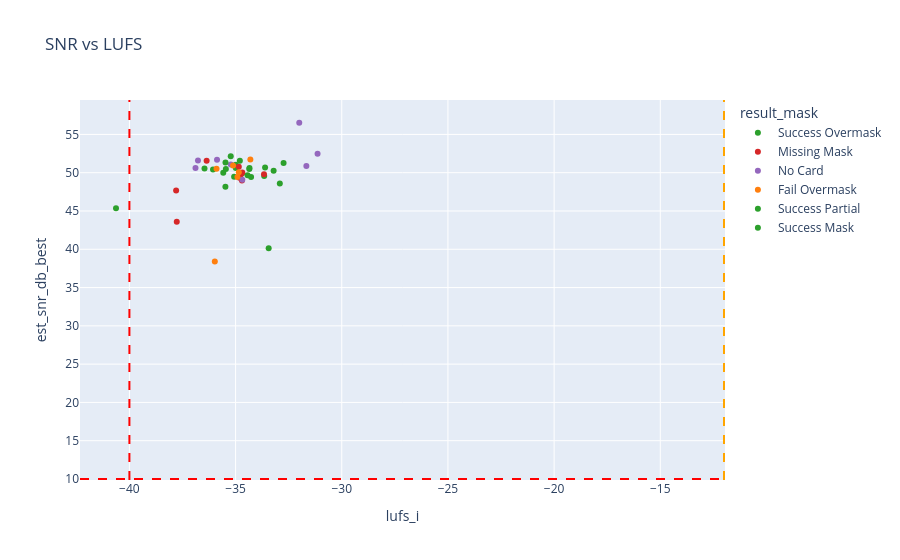
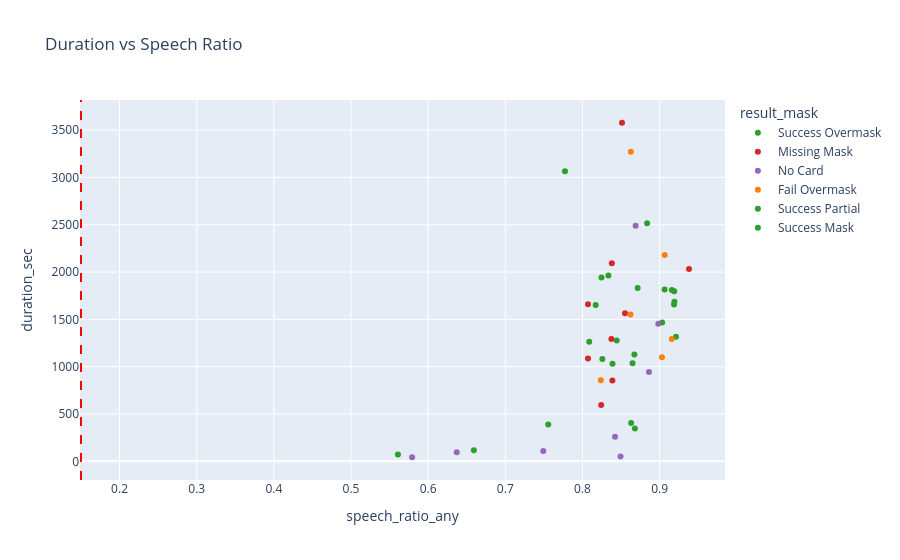

Notebook source saved alongside these figures, in order:
### Markdown cell above
### How to read these scatter plots
- Each dot is one file; axes are two metrics. Color matches the file label (F1/F2/...)
- Dots far from the main cluster are outliers to review.
- If dots form a slope, it suggests a relationship (e.g., louder files may show better SNR).
- Use guideline lines to see if points fall into acceptable regions.
- Jitter is added in some plots to separate overlapping points.

### Code cell
def _status_color_map(series):
    base = {
        'success': '#2ca02c',
        'missing': '#d62728',
        'fail': '#ff7f0e',
        'no card': '#9467bd',
        'unknown': '#7f7f7f',
    }
    colors = {}
    palette = px.colors.qualitative.Set2 + px.colors.qualitative.Set3
    idx = 0
    for label in sorted(series.dropna().unique()):
        s = str(label).strip().lower()
        if 'missing' in s:
            colors[label] = base['missing']
        elif 'fail' in s:
            colors[label] = base['fail']
        elif 'no card' in s or 'nocard' in s:
            colors[label] = base['no card']
        elif 'success' in s or 'pass' in s or 'ok' in s:
            colors[label] = base['success']
        elif s in ('unknown', 'nan', 'none'):
            colors[label] = base['unknown']
        else:
            colors[label] = palette[idx % len(palette)]
            idx += 1
    return colors

def _get_color_config():
    if 'result_mask' in df.columns:
        return 'result_mask', _status_color_map(df['result_mask'])
    if 'result_mask_label' in df.columns:
        return 'result_mask_label', _status_color_map(df['result_mask_label'])
    if 'file_label' in df.columns and 'mapping_df' in globals() and mapping_df is not None:
        return 'file_label', dict(zip(mapping_df['file_label'], mapping_df['color']))
    return None, None

SCATTER_EXPLAIN_TH = {
    "SNR vs LUFS": "อ่านกราฟ SNR vs LUFS: จุดที่อยู่ในช่วง LUFS [-40, -12] และ SNR >= 10 dB คือกลุ่มที่เสียงค่อนข้างดี (ดังพอดีและชัด) จุดนอกกรอบคือไฟล์ที่ควรตรวจ",
    "Duration vs Speech Ratio": "อ่านกราฟ Duration vs Speech Ratio: ไฟล์ยาวแต่ speech_ratio ต่ำแปลว่ามีช่วงเงียบเยอะ/hold/dead air สูง จุดที่ speech_ratio สูงและ duration พอเหมาะมักใช้ได้ดี",
}

def scatter_plot(x, y, title, x_min=None, x_max=None, y_min=None, y_max=None):
    color_col, color_map = _get_color_config()
    hover_cols = [c for c in ["file_name", "flags", "result_mask", "result_mask_label", "sample_rate", "channels", "duration_sec"] if c in df.columns]
    if color_col:
        fig = px.scatter(
            df,
            x=x,
            y=y,
            color=color_col,
            color_discrete_map=color_map,
            hover_data=hover_cols,
            title=title,
        )
    else:
        fig = px.scatter(df, x=x, y=y, hover_data=hover_cols, title=title)
    if x_min is not None:
        fig.add_vline(x=x_min, line_dash='dash', line_color='red')
    if x_max is not None:
        fig.add_vline(x=x_max, line_dash='dash', line_color='orange')
    if y_min is not None:
        fig.add_hline(y=y_min, line_dash='dash', line_color='red')
    if y_max is not None:
        fig.add_hline(y=y_max, line_dash='dash', line_color='orange')
    fig.show()

if {"lufs_i", "est_snr_db_best"}.issubset(df.columns):
    scatter_plot(
        x="lufs_i",
        y="est_snr_db_best",
        title="SNR vs LUFS",
        x_min=-40.0,
        x_max=-12.0,
        y_min=10.0,
    )
    if 'display' in globals():
        display(Markdown(f"**คำอธิบาย (ภาษาไทย):** {SCATTER_EXPLAIN_TH.get('SNR vs LUFS', '')}"))

if {"speech_ratio_any", "duration_sec"}.issubset(df.columns):
    scatter_plot(
        x="speech_ratio_any",
        y="duration_sec",
        title="Duration vs Speech Ratio",
        x_min=0.15,
    )
    if 'display' in globals():
        display(Markdown(f"**คำอธิบาย (ภาษาไทย):** {SCATTER_EXPLAIN_TH.get('Duration vs Speech Ratio', '')}"))

### Figure 1 — Plotly figure (JSON) as saved in the notebook; plotly's stock layout.template omitted (floating-point values rounded to 4 significant figures; data arrays with more than 128 entries replaced by an {"elided": "..."} marker saying what was removed)
{"data": [{"customdata": {"elided": "19x7 mixed values"}, "hovertemplate": "result_mask=%{customdata[2]}<br>lufs_i=%{x}<br>est_snr_db_best=%{y}<br>file_name=%{customdata[0]}<br>flags=%{customdata[1]}<br>result_mask_label=%{customdata[3]}<br>sample_rate=%{customdata[4]}<br>channels=%{customdata[5]}<br>duration_sec=%{customdata[6]}<extra></extra>", "legendgroup": "Success Overmask", "marker": {"color": "#2ca02c", "symbol": "circle"}, "mode": "markers", "name": "Success Overmask", "orientation": "v", "showlegend": true, "type": "scatter", "x": [-33.65, -34.98, -33.44, -34.99, -40.63, -34.35, -34.69, -34.27, -33.21, -35.58, -34.99, -36.06, -35.46, -35.48, -35.07, -34.44, -36.46, -32.92, -35.23], "xaxis": "x", "y": [49.56, 50.77, 40.14, 51.04, 45.35, 50.5, 49.95, 49.43, 50.25, 49.99, 50.6, 50.41, 50.47, 48.17, 49.48, 49.66, 50.56, 48.59, 52.15], "yaxis": "y"}, {"customdata": [["219046816_18905173.wav", "high_overlap_double_talk", "Missing Mask", "Missing Mask", 8000, 2, 2033.0], ["232046522_18905229.wav", null, "Missing Mask", "Missing Mask", 8000, 2, 2094.0], ["201487918_18847855.wav", null, "Missing Mask", "Missing Mask", 8000, 2, 3578.0], ["232029987_18888694.wav", null, "Missing Mask", "Missing Mask", 8000, 2, 1086.0], ["232047463_18906170.wav", null, "Missing Mask", "Missing Mask", 8000, 2, 595.9], ["130006857_18866317.wav", null, "Missing Mask", "Missing Mask", 8000, 2, 1564.0], ["201523985_18883922.wav", null, "Missing Mask", "Missing Mask", 8000, 2, 1292.0], ["219000371_18858728.wav", null, "Missing Mask", "Missing Mask", 8000, 2, 1661.0], ["219024638_18882995.wav", null, "Missing Mask", "Missing Mask", 8000, 2, 854.0]], "hovertemplate": "result_mask=%{customdata[2]}<br>lufs_i=%{x}<br>est_snr_db_best=%{y}<br>file_name=%{customdata[0]}<br>flags=%{customdata[1]}<br>result_mask_label=%{customdata[3]}<br>sample_rate=%{customdata[4]}<br>channels=%{customdata[5]}<br>duration_sec=%{customdata[6]}<extra></extra>", "legendgroup": "Missing Mask", "marker": {"color": "#d62728", "symbol": "circle"}, "mode": "markers", "name": "Missing Mask", "orientation": "v", "showlegend": true, "type": "scatter", "x": [-33.66, -34.69, -34.85, -37.77, -34.76, -34.82, -36.36, -34.7, -37.8], "xaxis": "x", "y": [49.8, 50.01, 50.78, 43.61, 49.69, 49.34, 51.57, 48.99, 47.68], "yaxis": "y"}, {"customdata": [["243103972_18462409.wav", null, "No Card", "No Card", 8000, 2, 1454.0], ["232030487_18889194.wav", null, "No Card", "No Card", 8000, 2, 51.84], ["232031656_18890363.wav", null, "No Card", "No Card", 8000, 2, 108.1], ["218896568_18754925.wav", null, "No Card", "No Card", 8000, 2, 43.32], ["232043673_18902380.wav", null, "No Card", "No Card", 8000, 2, 2490.0], ["201537053_18896990.wav", null, "No Card", "No Card", 8000, 2, 260.6], ["129976381_18835841.wav", null, "No Card", "No Card", 8000, 2, 943.1], ["243497902_18856339.wav", null, "No Card", "No Card", 8000, 2, 97.26]], "hovertemplate": "result_mask=%{customdata[2]}<br>lufs_i=%{x}<br>est_snr_db_best=%{y}<br>file_name=%{customdata[0]}<br>flags=%{customdata[1]}<br>result_mask_label=%{customdata[3]}<br>sample_rate=%{customdata[4]}<br>channels=%{customdata[5]}<br>duration_sec=%{customdata[6]}<extra></extra>", "legendgroup": "No Card", "marker": {"color": "#9467bd", "symbol": "circle"}, "mode": "markers", "name": "No Card", "orientation": "v", "showlegend": true, "type": "scatter", "x": [-35.22, -31.67, -36.89, -32.0, -34.68, -36.77, -31.14, -35.87], "xaxis": "x", "y": [51.06, 50.87, 50.61, 56.52, 49.07, 51.58, 52.49, 51.71], "yaxis": "y"}, {"customdata": [["243529025_18887462.wav", null, "Fail Overmask", "Fail Overmask", 8000, 2, 1293.0], ["130552803_18913610.wav", null, "Fail Overmask", "Fail Overmask", 8000, 2, 2180.0], ["130026851_18886311.wav", null, "Fail Overmask", "Fail Overmask", 8000, 2, 1553.0], ["130510668_18871475.wav", null, "Fail Overmask", "Fail Overmask", 8000, 2, 1100.0], ["231914774_18773481.wav", null, "Fail Overmask", "Fail Overmask", 8000, 2, 856.1], ["130497176_18857983.wav", null, "Fail Overmask", "Fail Overmask", 8000, 2, 3271.0]], "hovertemplate": "result_mask=%{customdata[2]}<br>lufs_i=%{x}<br>est_snr_db_best=%{y}<br>file_name=%{customdata[0]}<br>flags=%{customdata[1]}<br>result_mask_label=%{customdata[3]}<br>sample_rate=%{customdata[4]}<br>channels=%{customdata[5]}<br>duration_sec=%{customdata[6]}<extra></extra>", "legendgroup": "Fail Overmask", "marker": {"color": "#ff7f0e", "symbol": "circle"}, "mode": "markers", "name": "Fail Overmask", "orientation": "v", "showlegend": true, "type": "scatter", "x": [-35.12, -34.91, -35.98, -34.85, -34.3, -35.9], "xaxis": "x", "y": [50.93, 49.46, 38.41, 50.04, 51.73, 50.52], "yaxis": "y"}, {"customdata": [["201493611_18853548.wav", null, "Success Partial", "Success Partial", 8000, 2, 1128.0], ["243243317_18601754.wav", null, "Success Partial", "Success Partial", 8000, 2, 71.7], ["243530231_18888668.wav", "high_overlap_double_talk", "Success Partial", "Success Partial", 8000, 2, 2515.0], ["219033885_18892242.wav", null, "Success Partial", "Success Partial", 8000, 2, 1263.0]], "hovertemplate": "result_mask=%{customdata[2]}<br>lufs_i=%{x}<br>est_snr_db_best=%{y}<br>file_name=%{customdata[0]}<br>flags=%{customdata[1]}<br>result_mask_label=%{customdata[3]}<br>sample_rate=%{customdata[4]}<br>channels=%{customdata[5]}<br>duration_sec=%{customdata[6]}<extra></extra>", "legendgroup": "Success Partial", "marker": {"color": "#2ca02c", "symbol": "circle"}, "mode": "markers", "name": "Success Partial", "orientation": "v", "showlegend": true, "type": "scatter", "x": [-34.8, -34.35, -33.61, -35.48], "xaxis": "x", "y": [51.55, 50.61, 50.67, 51.33], "yaxis": "y"}, {"customdata": [["130049049_18908509.wav", null, "Success Mask", "Success Mask", 8000, 2, 1942.0]], "hovertemplate": "result_mask=%{customdata[2]}<br>lufs_i=%{x}<br>est_snr_db_best=%{y}<br>file_name=%{customdata[0]}<br>flags=%{customdata[1]}<br>result_mask_label=%{customdata[3]}<br>sample_rate=%{customdata[4]}<br>channels=%{customdata[5]}<br>duration_sec=%{customdata[6]}<extra></extra>", "legendgroup": "Success Mask", "marker": {"color": "#2ca02c", "symbol": "circle"}, "mode": "markers", "name": "Success Mask", "orientation": "v", "showlegend": true, "type": "scatter", "x": [-32.74], "xaxis": "x", "y": [51.27], "yaxis": "y"}], "layout": {"legend": {"title": {"text": "result_mask"}, "tracegroupgap": 0}, "shapes": [{"line": {"color": "red", "dash": "dash"}, "type": "line", "x0": -40, "x1": -40, "xref": "x", "y0": 0, "y1": 1, "yref": "y domain"}, {"line": {"color": "orange", "dash": "dash"}, "type": "line", "x0": -12, "x1": -12, "xref": "x", "y0": 0, "y1": 1, "yref": "y domain"}, {"line": {"color": "red", "dash": "dash"}, "type": "line", "x0": 0, "x1": 1, "xref": "x domain", "y0": 10, "y1": 10, "yref": "y"}], "title": {"text": "SNR vs LUFS"}, "xaxis": {"anchor": "y", "domain": [0, 1], "title": {"text": "lufs_i"}}, "yaxis": {"anchor": "x", "domain": [0, 1], "title": {"text": "est_snr_db_best"}}}}

### Figure 2 — Plotly figure (JSON) as saved in the notebook; plotly's stock layout.template omitted (floating-point values rounded to 4 significant figures)
{"data": [{"customdata": [["130023309_18882769.wav", null, "Success Overmask", "Success Overmask", 8000, 2], ["219040943_18899300.wav", null, "Success Overmask", "Success Overmask", 8000, 2], ["243503609_18862046.wav", null, "Success Overmask", "Success Overmask", 8000, 2], ["243526393_18884830.wav", null, "Success Overmask", "Success Overmask", 8000, 2], ["243528453_18886890.wav", "too_quiet_lufs", "Success Overmask", "Success Overmask", 8000, 2], ["232046712_18905419.wav", null, "Success Overmask", "Success Overmask", 8000, 2], ["130008677_18868137.wav", null, "Success Overmask", "Success Overmask", 8000, 2], ["218896392_18754749.wav", null, "Success Overmask", "Success Overmask", 8000, 2], ["219001472_18859829.wav", null, "Success Overmask", "Success Overmask", 8000, 2], ["232020795_18879502.wav", null, "Success Overmask", "Success Overmask", 8000, 2], ["201495439_18855376.wav", null, "Success Overmask", "Success Overmask", 8000, 2], ["129995664_18855124.wav", null, "Success Overmask", "Success Overmask", 8000, 2], ["130002781_18862241.wav", null, "Success Overmask", "Success Overmask", 8000, 2], ["130034939_18894399.wav", null, "Success Overmask", "Success Overmask", 8000, 2], ["130057108_18916568.wav", null, "Success Overmask", "Success Overmask", 8000, 2], ["201532318_18892255.wav", null, "Success Overmask", "Success Overmask", 8000, 2], ["218992696_18851053.wav", null, "Success Overmask", "Success Overmask", 8000, 2], ["232012821_18871528.wav", null, "Success Overmask", "Success Overmask", 8000, 2], ["243471833_18830270.wav", null, "Success Overmask", "Success Overmask", 8000, 2]], "hovertemplate": "result_mask=%{customdata[2]}<br>speech_ratio_any=%{x}<br>duration_sec=%{y}<br>file_name=%{customdata[0]}<br>flags=%{customdata[1]}<br>result_mask_label=%{customdata[3]}<br>sample_rate=%{customdata[4]}<br>channels=%{customdata[5]}<extra></extra>", "legendgroup": "Success Overmask", "marker": {"color": "#2ca02c", "symbol": "circle"}, "mode": "markers", "name": "Success Overmask", "orientation": "v", "showlegend": true, "type": "scatter", "x": [0.7774, 0.9065, 0.9187, 0.9033, 0.865, 0.9212, 0.9192, 0.7556, 0.9159, 0.8336, 0.8631, 0.6592, 0.9189, 0.8258, 0.8444, 0.868, 0.8171, 0.8715, 0.839], "xaxis": "x", "y": [3065.0, 1816.0, 1658.0, 1467.0, 1036.0, 1317.0, 1686.0, 390.1, 1811.0, 1963.0, 406.4, 118.3, 1797.0, 1081.0, 1277.0, 348.2, 1653.0, 1831.0, 1030.0], "yaxis": "y"}, {"customdata": [["219046816_18905173.wav", "high_overlap_double_talk", "Missing Mask", "Missing Mask", 8000, 2], ["232046522_18905229.wav", null, "Missing Mask", "Missing Mask", 8000, 2], ["201487918_18847855.wav", null, "Missing Mask", "Missing Mask", 8000, 2], ["232029987_18888694.wav", null, "Missing Mask", "Missing Mask", 8000, 2], ["232047463_18906170.wav", null, "Missing Mask", "Missing Mask", 8000, 2], ["130006857_18866317.wav", null, "Missing Mask", "Missing Mask", 8000, 2], ["201523985_18883922.wav", null, "Missing Mask", "Missing Mask", 8000, 2], ["219000371_18858728.wav", null, "Missing Mask", "Missing Mask", 8000, 2], ["219024638_18882995.wav", null, "Missing Mask", "Missing Mask", 8000, 2]], "hovertemplate": "result_mask=%{customdata[2]}<br>speech_ratio_any=%{x}<br>duration_sec=%{y}<br>file_name=%{customdata[0]}<br>flags=%{customdata[1]}<br>result_mask_label=%{customdata[3]}<br>sample_rate=%{customdata[4]}<br>channels=%{customdata[5]}<extra></extra>", "legendgroup": "Missing Mask", "marker": {"color": "#d62728", "symbol": "circle"}, "mode": "markers", "name": "Missing Mask", "orientation": "v", "showlegend": true, "type": "scatter", "x": [0.9381, 0.8381, 0.8513, 0.8071, 0.8243, 0.8551, 0.8375, 0.8071, 0.8388], "xaxis": "x", "y": [2033.0, 2094.0, 3578.0, 1086.0, 595.9, 1564.0, 1292.0, 1661.0, 854.0], "yaxis": "y"}, {"customdata": [["243103972_18462409.wav", null, "No Card", "No Card", 8000, 2], ["232030487_18889194.wav", null, "No Card", "No Card", 8000, 2], ["232031656_18890363.wav", null, "No Card", "No Card", 8000, 2], ["218896568_18754925.wav", null, "No Card", "No Card", 8000, 2], ["232043673_18902380.wav", null, "No Card", "No Card", 8000, 2], ["201537053_18896990.wav", null, "No Card", "No Card", 8000, 2], ["129976381_18835841.wav", null, "No Card", "No Card", 8000, 2], ["243497902_18856339.wav", null, "No Card", "No Card", 8000, 2]], "hovertemplate": "result_mask=%{customdata[2]}<br>speech_ratio_any=%{x}<br>duration_sec=%{y}<br>file_name=%{customdata[0]}<br>flags=%{customdata[1]}<br>result_mask_label=%{customdata[3]}<br>sample_rate=%{customdata[4]}<br>channels=%{customdata[5]}<extra></extra>", "legendgroup": "No Card", "marker": {"color": "#9467bd", "symbol": "circle"}, "mode": "markers", "name": "No Card", "orientation": "v", "showlegend": true, "type": "scatter", "x": [0.8983, 0.8493, 0.7492, 0.5792, 0.8689, 0.8422, 0.8862, 0.6371], "xaxis": "x", "y": [1454.0, 51.84, 108.1, 43.32, 2490.0, 260.6, 943.1, 97.26], "yaxis": "y"}, {"customdata": [["243529025_18887462.wav", null, "Fail Overmask", "Fail Overmask", 8000, 2], ["130552803_18913610.wav", null, "Fail Overmask", "Fail Overmask", 8000, 2], ["130026851_18886311.wav", null, "Fail Overmask", "Fail Overmask", 8000, 2], ["130510668_18871475.wav", null, "Fail Overmask", "Fail Overmask", 8000, 2], ["231914774_18773481.wav", null, "Fail Overmask", "Fail Overmask", 8000, 2], ["130497176_18857983.wav", null, "Fail Overmask", "Fail Overmask", 8000, 2]], "hovertemplate": "result_mask=%{customdata[2]}<br>speech_ratio_any=%{x}<br>duration_sec=%{y}<br>file_name=%{customdata[0]}<br>flags=%{customdata[1]}<br>result_mask_label=%{customdata[3]}<br>sample_rate=%{customdata[4]}<br>channels=%{customdata[5]}<extra></extra>", "legendgroup": "Fail Overmask", "marker": {"color": "#ff7f0e", "symbol": "circle"}, "mode": "markers", "name": "Fail Overmask", "orientation": "v", "showlegend": true, "type": "scatter", "x": [0.9157, 0.9066, 0.8623, 0.903, 0.8238, 0.8628], "xaxis": "x", "y": [1293.0, 2180.0, 1553.0, 1100.0, 856.1, 3271.0], "yaxis": "y"}, {"customdata": [["201493611_18853548.wav", null, "Success Partial", "Success Partial", 8000, 2], ["243243317_18601754.wav", null, "Success Partial", "Success Partial", 8000, 2], ["243530231_18888668.wav", "high_overlap_double_talk", "Success Partial", "Success Partial", 8000, 2], ["219033885_18892242.wav", null, "Success Partial", "Success Partial", 8000, 2]], "hovertemplate": "result_mask=%{customdata[2]}<br>speech_ratio_any=%{x}<br>duration_sec=%{y}<br>file_name=%{customdata[0]}<br>flags=%{customdata[1]}<br>result_mask_label=%{customdata[3]}<br>sample_rate=%{customdata[4]}<br>channels=%{customdata[5]}<extra></extra>", "legendgroup": "Success Partial", "marker": {"color": "#2ca02c", "symbol": "circle"}, "mode": "markers", "name": "Success Partial", "orientation": "v", "showlegend": true, "type": "scatter", "x": [0.8673, 0.5608, 0.8838, 0.8088], "xaxis": "x", "y": [1128.0, 71.7, 2515.0, 1263.0], "yaxis": "y"}, {"customdata": [["130049049_18908509.wav", null, "Success Mask", "Success Mask", 8000, 2]], "hovertemplate": "result_mask=%{customdata[2]}<br>speech_ratio_any=%{x}<br>duration_sec=%{y}<br>file_name=%{customdata[0]}<br>flags=%{customdata[1]}<br>result_mask_label=%{customdata[3]}<br>sample_rate=%{customdata[4]}<br>channels=%{customdata[5]}<extra></extra>", "legendgroup": "Success Mask", "marker": {"color": "#2ca02c", "symbol": "circle"}, "mode": "markers", "name": "Success Mask", "orientation": "v", "showlegend": true, "type": "scatter", "x": [0.8247], "xaxis": "x", "y": [1942.0], "yaxis": "y"}], "layout": {"legend": {"title": {"text": "result_mask"}, "tracegroupgap": 0}, "shapes": [{"line": {"color": "red", "dash": "dash"}, "type": "line", "x0": 0.15, "x1": 0.15, "xref": "x", "y0": 0, "y1": 1, "yref": "y domain"}], "title": {"text": "Duration vs Speech Ratio"}, "xaxis": {"anchor": "y", "domain": [0, 1], "title": {"text": "speech_ratio_any"}}, "yaxis": {"anchor": "x", "domain": [0, 1], "title": {"text": "duration_sec"}}}}
